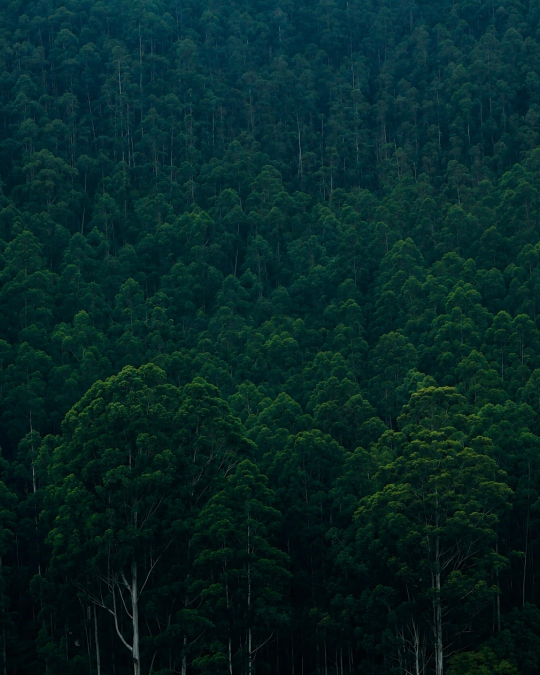
#> input picture gem-anastation-reels/build/layers/forest_clean.png, 1080 x 1350 px (shown at 1/2 size)
$ python base_story01.py
#> lines starting #> are read from the running program, lines starting #| are printed output that depends on the picture
### gem-anastation-reels/tools/stories.py
"""Static Instagram Stories (1080x1920, 9:16) from the five original layouts.

Uses the same layers as the reel: the original logo and typography over the
clean forest / gradient plates, so nothing is re-typeset. Layout is shared
with the reel (render.py), which keeps all type inside the Stories safe zone
(clear of the profile bar at the top and the reply bar at the bottom).

Usage: python3 tools/stories.py   -> output/stories/GA_story_0N.png + .jpg
"""
import json
import sys
from pathlib import Path

import cv2
import numpy as np

sys.path.insert(0, str(Path(__file__).parent))
from render import (H, W, LAYERS, LAYOUT_GRAD, LAYOUT_S1, OUTDIR, URL_POS,  # noqa: E402
                    draw, load_rgba)

OUT = OUTDIR / "stories"


def plate(name):
#> called with name = 'forest_clean.png'
    im = cv2.cvtColor(cv2.imread(str(LAYERS / name)), cv2.COLOR_BGR2RGB)
    return im.astype(np.float32) / 255.0
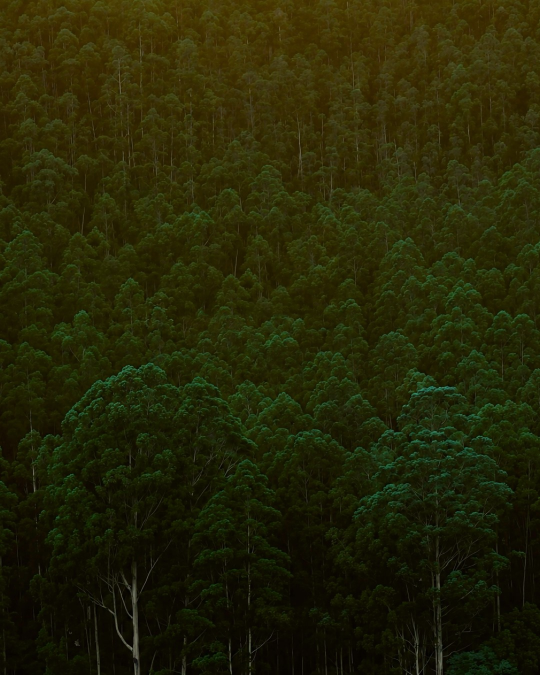
#> returned value: shape (1350, 1080, 3) float32 (shown at 1/2 size); mean of channels 0, 1, 2 0.0248, 0.146, 0.146; drawn as B, G, R


def forest():
    """Cover-fit the 4:5 forest into 9:16: uniform scale, centred crop."""
    p = plate("forest_clean.png")
    s = H / p.shape[0]
#> s = 1.42
    p = cv2.resize(p, (round(p.shape[1] * s), H), interpolation=cv2.INTER_LANCZOS4)
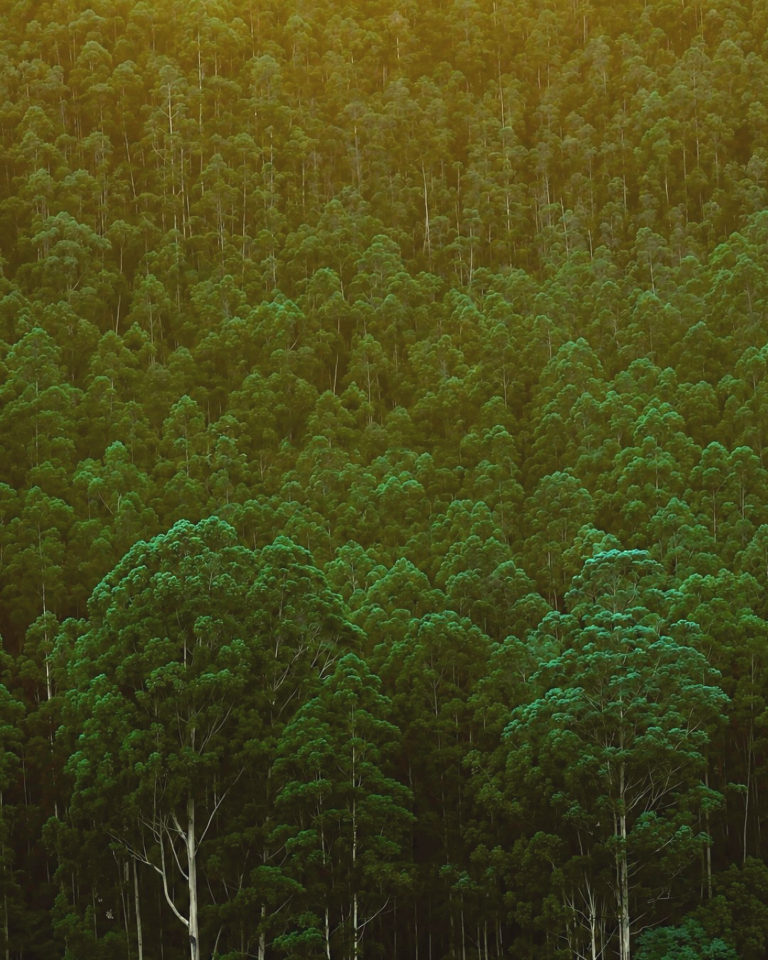
#> p: shape (1920, 1536, 3) float32 (shown at 1/2 size); mean of channels 0, 1, 2 0.0249, 0.145, 0.145; drawn with min black and max white
    x = (p.shape[1] - W) // 2
#> x = 228
    return np.ascontiguousarray(p[:, x:x + W])
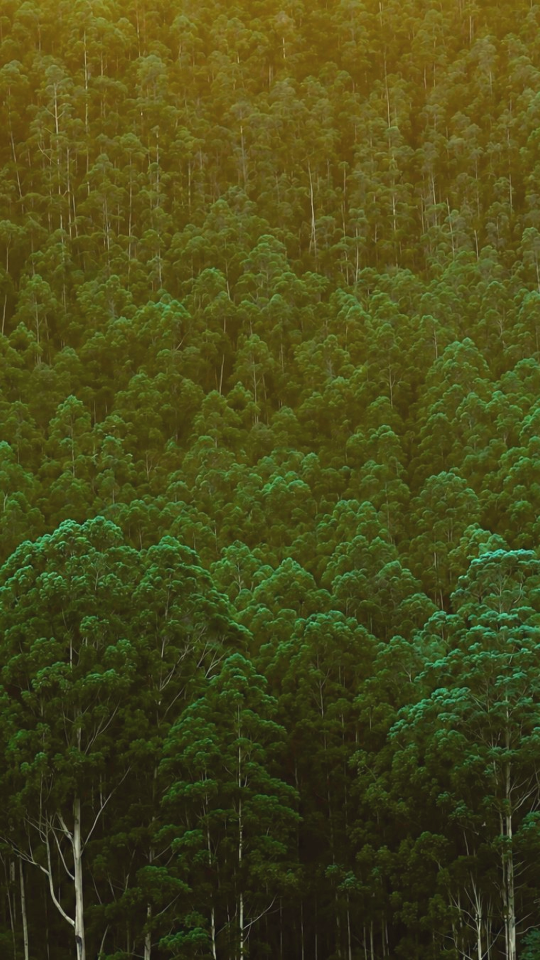
#> returned value: shape (1920, 1080, 3) float32 (shown at 1/2 size); mean of channels 0, 1, 2 0.0259, 0.148, 0.148; drawn with min black and max white


# [31 lines left out: functions gradient, save, main, not called in this run]


# [2 lines that do not run on import are left out]

### gem-anastation-reels/tools/render.py
"""Gem AnaStation — editorial brand reel renderer (1080x1920, 30 fps).

Every frame is composed in numpy from the layers produced by
extract_forest.py (original logo and typography, clean forest plate) and
piped straight into ffmpeg. All timings and positions live in TIMELINE /
LAYOUT below, so the animation can be re-tuned and re-rendered in one step.

Usage:
  python3 tools/render.py reel                   # full reel, with and without sound
  python3 tools/render.py scene01                # Scene 01 test fragment
  python3 tools/render.py reel --still 6.2 9.0   # PNG frames at given times
"""
import argparse
import json
import subprocess
import sys
from pathlib import Path

import cv2
import numpy as np

ROOT = Path(__file__).resolve().parents[1]
LAYERS = ROOT / "build" / "layers"
OUTDIR = ROOT / "output"
sys.path.insert(0, str(Path(__file__).parent))
import soundscape  # noqa: E402

W, H, FPS = 1080, 1920, 30

# House rule for 9:16 service lines (shared with the Founder Stories): the top
# rubric's text starts at y = 139, the website line's text at y = 1744 (the
# post's 127 px bottom margin scaled to 1920). Main type stays between
# y = 250 and y = 1500, away from the right-hand action buttons.
# Positions are the top-left of each original layer, in output pixels.
# x is unchanged from the 1080-wide source layout; y is re-spaced for 9:16.
LAYOUT_S1 = {
    "created_by_nature": (400, 130),     # text top y = 139 (house rule, Stories)
    "logo_ga":           (410, 786),     # logo group centred at y ~ 900
    "wordmark":          (370, 969),
    "descriptor":        (396, 999),
    "url":               (382, 1737),    # text top y = 1744 (house rule); +12 px puts this
                                         # narrower forest-layout line on the 540 axis
}

# Scene 01 timeline, seconds: (start, end) of each element's reveal.
TIMELINE_S1 = {
    "duration": 6.0,
    "forest_fade": (0.0, 1.6),
    "zoom": (1.0, 1.075),               # slow cinematic push-in over the scene
    "created_by_nature": (1.3, 2.7),
    "logo_ga": (2.5, 4.0),
    "logo_light": (2.9, 4.6),           # one gem-like light pass across the GA
    "wordmark": (3.4, 4.5),
    "descriptor": (4.1, 5.0),
    "url": (4.4, 5.3),
}


# --- helpers --------------------------------------------------------------
# [4 lines left out: function ease, not called in this run]


def progress(t, span):
    a, b = span
    return float(ease((t - a) / (b - a)))


def load_rgba(name):
    im = cv2.imread(str(LAYERS / f"{name}.png"), cv2.IMREAD_UNCHANGED)
#> (the run stopped early here; a loop or call above may not have finished)
